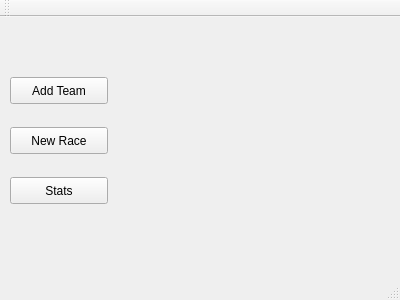
<?xml version="1.0" encoding="UTF-8"?>
<ui version="4.0">
 <class>WindowAdmin</class>
 <widget class="QMainWindow" name="WindowAdmin">
  <property name="geometry">
   <rect>
    <x>0</x>
    <y>0</y>
    <width>400</width>
    <height>300</height>
   </rect>
  </property>
  <property name="windowTitle">
   <string>WindowAdmin</string>
  </property>
  <widget class="QWidget" name="centralWidget">
   <widget class="QPushButton" name="ButtonAddTeam">
    <property name="geometry">
     <rect>
      <x>10</x>
      <y>60</y>
      <width>98</width>
      <height>27</height>
     </rect>
    </property>
    <property name="text">
     <string>Add Team</string>
    </property>
   </widget>
   <widget class="QPushButton" name="ButtonNewRace">
    <property name="geometry">
     <rect>
      <x>10</x>
      <y>110</y>
      <width>98</width>
      <height>27</height>
     </rect>
    </property>
    <property name="text">
     <string>New Race</string>
    </property>
   </widget>
   <widget class="QPushButton" name="ButtonStats">
    <property name="geometry">
     <rect>
      <x>10</x>
      <y>160</y>
      <width>98</width>
      <height>27</height>
     </rect>
    </property>
    <property name="text">
     <string>Stats</string>
    </property>
   </widget>
  </widget>
  <widget class="QMenuBar" name="menuBar">
   <property name="geometry">
    <rect>
     <x>0</x>
     <y>0</y>
     <width>400</width>
     <height>25</height>
    </rect>
   </property>
  </widget>
  <widget class="QToolBar" name="mainToolBar">
   <attribute name="toolBarArea">
    <enum>TopToolBarArea</enum>
   </attribute>
   <attribute name="toolBarBreak">
    <bool>false</bool>
   </attribute>
  </widget>
  <widget class="QStatusBar" name="statusBar"/>
 </widget>
 <layoutdefault spacing="6" margin="11"/>
 <resources/>
 <connections/>
</ui>
